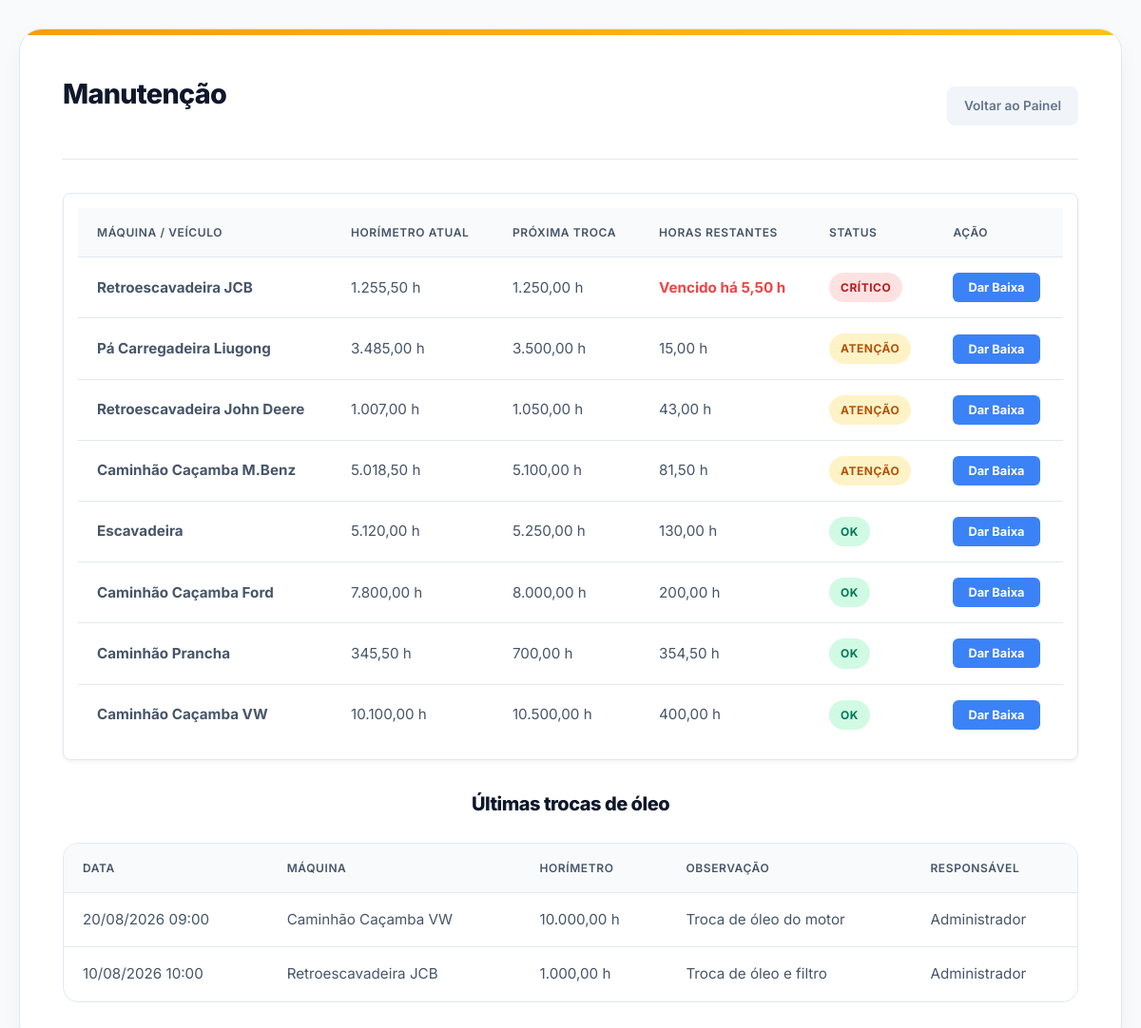
The page /tela_manutencao.php (signed in) on the database its author committed.
### tables this page shows
CREATE TABLE maquinas (
    id               INT AUTO_INCREMENT PRIMARY KEY,
    nome             VARCHAR(100) NOT NULL UNIQUE,
    tem_horimetro    TINYINT(1) NOT NULL DEFAULT 1,    
    horimetro_atual  DECIMAL(10,2) NOT NULL DEFAULT 0,
    ultima_troca     DECIMAL(10,2) NOT NULL DEFAULT 0,  
    intervalo_troca  INT NOT NULL DEFAULT 250,          
    margem_aviso     INT NOT NULL DEFAULT 50,           
    placa            VARCHAR(10)  NULL,
    renavam          VARCHAR(20)  NULL,
    crlv_arquivo     VARCHAR(255) NULL                  
);

CREATE TABLE manutencoes (
    id          INT AUTO_INCREMENT PRIMARY KEY,
    maquina_id  INT NOT NULL,
    usuario_id  INT NOT NULL,
    horimetro   DECIMAL(10,2) NOT NULL,
    observacao  VARCHAR(255) NULL,
    data_hora   DATETIME NOT NULL DEFAULT CURRENT_TIMESTAMP,
    FOREIGN KEY (maquina_id) REFERENCES maquinas(id),
    FOREIGN KEY (usuario_id) REFERENCES usuarios(id)
);

CREATE TABLE usuarios (
    id        INT AUTO_INCREMENT PRIMARY KEY,
    nome      VARCHAR(100) NOT NULL,
    login     VARCHAR(50)  NOT NULL UNIQUE,
    senha     VARCHAR(255) NOT NULL,
    tipo      ENUM('admin', 'operador') NOT NULL DEFAULT 'operador',
    ativo     TINYINT(1) NOT NULL DEFAULT 1,   
    criado_em DATETIME NOT NULL DEFAULT CURRENT_TIMESTAMP
);

### config.php (called while the page is built, shortened)
<?php
function e($texto): string
{
    return htmlspecialchars((string) $texto, ENT_QUOTES, 'UTF-8');
}
function numero($valor): string
{
    return number_format((float) $valor, 2, ',', '.');
}
function data_br(?string $data, bool $com_hora = false): string
{
    return date($com_hora ? 'd/m/Y H:i' : 'd/m/Y', strtotime($data));
}

### tela_manutencao.php (the view, shortened to what this page needs)
<?php
require 'config.php';
$frota = $pdo->query(
    'SELECT *,
            ultima_troca + intervalo_troca                    AS proxima_troca,
            (ultima_troca + intervalo_troca) - horimetro_atual AS restantes
       FROM maquinas
      WHERE tem_horimetro = 1
      ORDER BY restantes'
)->fetchAll();
$historico = $pdo->query(
    'SELECT mt.*, m.nome AS maquina, u.nome AS responsavel
       FROM manutencoes mt
       JOIN maquinas m ON m.id = mt.maquina_id
       JOIN usuarios u ON u.id = mt.usuario_id
      ORDER BY mt.data_hora DESC
      LIMIT 10'
)->fetchAll();
require 'cabecalho.php';
?>
    <div class="container dashboard-container">
        <div class="header-painel">
            <h2>Manutenção</h2>
            <a href="painel.php" class="btn-sair">Voltar ao Painel</a>
        </div>
        <div class="table-responsive" style="background: #fff; padding: 15px; border-radius: 8px; box-shadow: 0 2px 4px rgba(0,0,0,0.05);">
            <table>
                <thead>
                    <tr>
                        <th>Máquina / Veículo</th>
                        <th>Horímetro Atual</th>
                        <th>Próxima Troca</th>
                        <th>Horas Restantes</th>
                        <th>Status</th>
                        <th>Ação</th>
                    </tr>
                </thead>
                <tbody>
                    <?php foreach ($frota as $m):
                        if ($m['restantes'] <= 0) {
                            $status = 'CRÍTICO'; $badge = 'badge-critico';
                        } elseif ($m['restantes'] <= $m['margem_aviso']) {
                            $status = 'ATENÇÃO'; $badge = 'badge-atencao';
                        } else {
                            $status = 'OK'; $badge = 'badge-ok';
                        }
                    ?>
                        <tr>
                            <td data-label="Máquina"><strong><?= e($m['nome']) ?></strong></td>
                            <td data-label="Horímetro"><?= numero($m['horimetro_atual']) ?> h</td>
                            <td data-label="Próxima troca"><?= numero($m['proxima_troca']) ?> h</td>
                            <td data-label="Restantes">
                                <?php if ($m['restantes'] <= 0): ?>
                                    <span style="color:#ef4444; font-weight:bold;">Vencido há <?= numero(abs($m['restantes'])) ?> h</span>
                                <?php else: ?>
                                    <?= numero($m['restantes']) ?> h
                                <?php endif; ?>
                            </td>
                            <td data-label="Status"><span class="badge <?= $badge ?>"><?= $status ?></span></td>
                            <td>
                                <button type="button" class="btn-editar btn-baixa"
                                        data-id="<?= $m['id'] ?>"
                                        data-nome="<?= e($m['nome']) ?>"
                                        data-horimetro="<?= $m['horimetro_atual'] ?>">Dar Baixa</button>
                            </td>
                        </tr>
                    <?php endforeach; ?>
                </tbody>
            </table>
        </div>
        <h3 style="margin-top: 30px;">Últimas trocas de óleo</h3>
        <div class="table-responsive">
            <table>
                <thead>
                    <tr><th>Data</th><th>Máquina</th><th>Horímetro</th><th>Observação</th><th>Responsável</th></tr>
                </thead>
                <tbody>
                    <?php foreach ($historico as $h): ?>
                        <tr>
                            <td data-label="Data"><?= data_br($h['data_hora'], true) ?></td>
                            <td data-label="Máquina"><?= e($h['maquina']) ?></td>
                            <td data-label="Horímetro"><?= numero($h['horimetro']) ?> h</td>
                            <td data-label="Observação"><?= e($h['observacao']) ?: '-' ?></td>
                            <td data-label="Responsável"><?= e($h['responsavel']) ?></td>
                        </tr>
                    <?php endforeach; ?>
                </tbody>
            </table>
        </div>
    </div>
</body>
</html>

### style.css (style rules this page uses)
:root { --primary: #f59e0b; --primary-hover: #d97706; --primary-light: #fef3c7; --dark-bg: #0f172a; --dark-hover: #1e293b; --bg-body: #f8fafc; --surface: #ffffff; --text-main: #475569; --text-dark: #0f172a; --border: #e2e8f0; --radius-sm: 8px; --radius-md: 16px; --radius-lg: 24px; --shadow-sm: 0 1px 2px 0 rgba(0, 0, 0, 0.05); --shadow-md: 0 4px 6px -1px rgba(0, 0, 0, 0.1), 0 2px 4px -1px rgba(0, 0, 0, 0.06); --shadow-lg: 0 10px 25px -3px rgba(0, 0, 0, 0.05), 0 4px 6px -2px rgba(0, 0, 0, 0.025); --shadow-float: 0 20px 40px -5px rgba(0, 0, 0, 0.1); }
* { margin: 0; padding: 0; box-sizing: border-box; font-family: 'Inter', -apple-system, BlinkMacSystemFont, "Segoe UI", Roboto, sans-serif; }
body { background-color: var(--bg-body); color: var(--text-main); min-height: 100vh; padding: 30px 20px; line-height: 1.6; -webkit-font-smoothing: antialiased; }
.container { background-color: var(--surface); width: 100%; max-width: 480px; margin: 0 auto 30px auto; padding: 40px; border-radius: var(--radius-lg); box-shadow: var(--shadow-lg); border: 1px solid var(--border); position: relative; overflow: hidden; }
.container::before { content: ''; position: absolute; top: 0; left: 0; width: 100%; height: 6px; background: linear-gradient(90deg, var(--primary), #fbbf24); }
.dashboard-container { max-width: 1250px !important; padding: 45px !important; }
h2, h3 { text-align: center; color: var(--text-dark); margin-bottom: 25px; font-weight: 800; letter-spacing: -0.025em; }
h2 { font-size: 1.8rem; }
h3 { font-size: 1.25rem; }
button, .btn-login, .btn-salvar, .btn-fechamento, .btn-excel, .btn-admin, .btn-filtrar, .btn-sair, .link-voltar, .btn-editar, .btn-manutencao, .btn-ia { border-radius: var(--radius-sm); font-size: 0.95rem; font-weight: 700; text-decoration: none; transition: all 0.3s cubic-bezier(0.4, 0, 0.2, 1); display: inline-flex; align-items: center; justify-content: center; gap: 10px; cursor: pointer; border: none; padding: 14px 24px; }
.btn-sair, .link-voltar { background-color: #f1f5f9; color: #64748b; padding: 10px 18px; font-size: 0.85rem; font-weight: 600; }
.btn-editar { background-color: #3b82f6; color: #fff; padding: 8px 16px; font-size: 0.8rem; border-radius: 6px; }
.header-painel { display: flex; justify-content: space-between; align-items: center; margin-bottom: 35px; border-bottom: 1px solid var(--border); padding-bottom: 20px; }
.table-responsive { width: 100%; overflow-x: auto; border-radius: var(--radius-md); border: 1px solid var(--border); background: var(--surface); }
table { width: 100%; border-collapse: collapse; font-size: 0.95rem; }
th, td { padding: 16px 20px; border-bottom: 1px solid var(--border); text-align: left; }
th { background-color: #f8fafc; color: var(--text-main); font-weight: 600; text-transform: uppercase; font-size: 0.75rem; letter-spacing: 0.05em; }
tr:last-child td { border-bottom: none; }
.badge { padding: 6px 12px; border-radius: 9999px; font-size: 0.75rem; font-weight: 700; text-transform: uppercase; letter-spacing: 0.5px; display: inline-block; }
.badge-ok { background-color: #d1fae5; color: #047857; }
.badge-atencao { background-color: #fef3c7; color: #b45309; }
.badge-critico { background-color: #fee2e2; color: #b91c1c; }

### rows shown on the page
maquinas: nome "Retroescavadeira JCB", horimetro_atual "1.255,50", proxima_troca "1.250,00", restantes "5,50", status "CRÍTICO"
maquinas: nome "Pá Carregadeira Liugong", horimetro_atual "3.485,00", proxima_troca "3.500,00", restantes "15,00", status "ATENÇÃO"
maquinas: nome "Retroescavadeira John Deere", horimetro_atual "1.007,00", proxima_troca "1.050,00", restantes "43,00", status "ATENÇÃO"
maquinas: nome "Caminhão Caçamba M.Benz", horimetro_atual "5.018,50", proxima_troca "5.100,00", restantes "81,50", status "ATENÇÃO"
maquinas: nome "Escavadeira", horimetro_atual "5.120,00", proxima_troca "5.250,00", restantes "130,00", status "OK"
maquinas: nome "Caminhão Caçamba Ford", horimetro_atual "7.800,00", proxima_troca "8.000,00", restantes "200,00", status "OK"
maquinas: nome "Caminhão Prancha", horimetro_atual "345,50", proxima_troca "700,00", restantes "354,50", status "OK"
maquinas: nome "Caminhão Caçamba VW", horimetro_atual "10.100,00", proxima_troca "10.500,00", restantes "400,00", status "OK"
manutencoes: data_hora "20/08/2026 09:00", maquina.nome "Caminhão Caçamba VW", horimetro "10.000,00", observacao "Troca de óleo do motor", usuario.nome "Administrador"
manutencoes: data_hora "10/08/2026 10:00", maquina.nome "Retroescavadeira JCB", horimetro "1.000,00", observacao "Troca de óleo e filtro", usuario.nome "Administrador"
